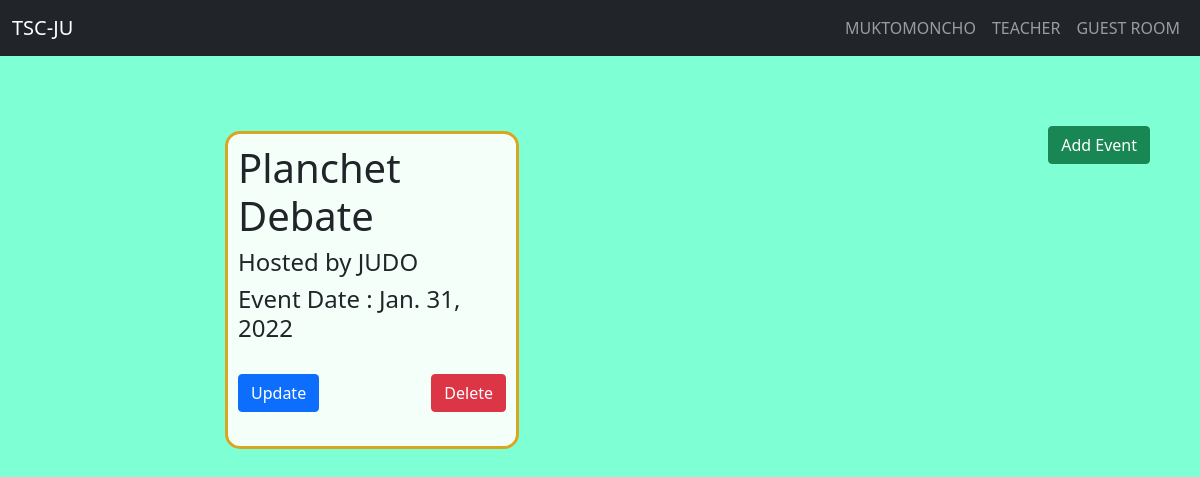
Page /muktomoncho/ on the committed database.
### office/models.py (models this page shows, shortened)
class Muktomoncho (models.Model):
    bookingDate = models.DateField(null=True)
    bookedBy = models.CharField(max_length=200, null=True)
    eventType = models.CharField(max_length=200, null=True)
    eventDate = models.DateField(null=True)
    eventName = models.CharField(max_length=200, null=True)
    id = models.AutoField(max_length=3, primary_key=True)

### office/views.py (the view)
# urls.py: path('muktomoncho/', views.muktomoncho, name="muktomoncho"),
def muktomoncho(request):
    muktomoncho = Muktomoncho.objects.all()
    context = {
        'muktomoncho' : muktomoncho,
    }
    return render(request, 'office/muktomoncho.html', context)

### office/templates/office/muktomoncho.html
{% extends 'office/main.html' %}
{% block content %}
<div class="muktomoncho">
    <div class="add" style="float: right; margin-right: 50px;">
        <a href="{% url 'addevent' %}" class="btn btn-success">Add Event</a>
    </div>
    {% for i in muktomoncho %}
    <div class="stage">
        <h1>{{i.eventName}}</h1>
        <h4>Hosted by {{i.bookedBy}}</h4>
        <h4>Event Date : {{i.eventDate}}</h4>
        <div class="d-flex justify-content-between">
            <a href="{% url 'updateevent' i.id %}" class="btn btn-primary my-4">Update</a>
            <a href="{% url 'deleteevent' i.id %}" class="btn btn-danger my-4">Delete</a>
        </div>
    </div>
    {% endfor %}
</div>
{% endblock %}

### static/css/main.css (style rules this page uses)
body { background-color: aquamarine; }
.muktomoncho { margin: 70px 0px 100px 220px; }
.stage { background-color: mintcream; border: 3px solid goldenrod; border-radius: 15px; padding: 10px; float: left; width: 30%; margin: 5px; }

### rows in the picture
Muktomoncho: eventName "Planchet Debate", bookedBy "JUDO", eventDate "Jan. 31, 2022"
